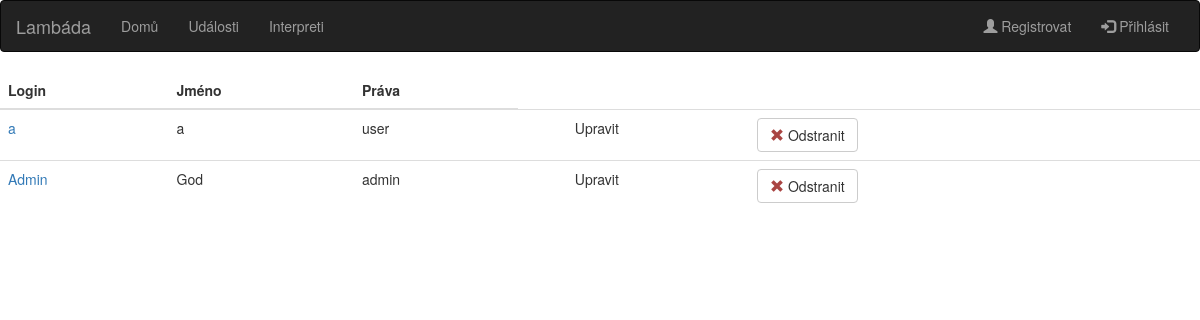
Before: /uzivatele.php with the older database file.
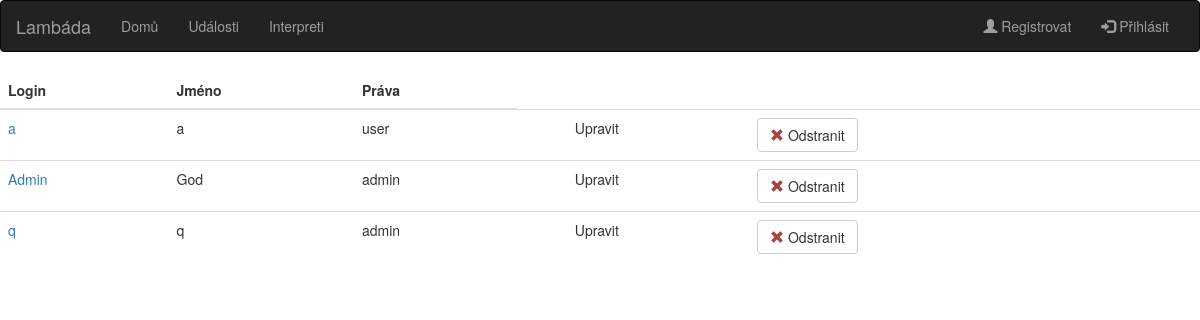
After: the same page with the newer database file.
### tables this page shows
CREATE TABLE uzivatel (
  login VARCHAR(30) NOT NULL,
  heslo VARCHAR(30) NOT NULL, 
  jmeno VARCHAR(50) NOT NULL,
  mesto VARCHAR(30),
  email VARCHAR(50) NOT NULL,
  tel_cislo VARCHAR(20),
  prava VARCHAR(10) DEFAULT 'user'
);

### uzivatele.php (the view, shortened to what this page needs)
<!DOCTYPE html>
<html>
	<head>
		<link rel="stylesheet" href="https://maxcdn.bootstrapcdn.com/bootstrap/3.3.7/css/bootstrap.min.css">
	</head>
	<body>
		<?php include 'database.php'; ?>
		<nav class="navbar navbar-inverse">
			<div class="container-fluid">
				<div class="navbar-header">
					<a class="navbar-brand" href="index.php">Lambáda</a>
				</div>
				<div class="collapse navbar-collapse" id="myNavbar">
					<ul class="nav navbar-nav">
						<li><a href="index.php">Domů</a></li>
						<li><a href="udalosti.php">Události</a></li>
						<li><a href="interpreti.php">Interpreti</a></li>
					</ul>
					<ul class="nav navbar-nav navbar-right <?php if (isset($_SESSION['uzivatel'])) echo hidden?>">
						<li><a href="registration.php"><span class="glyphicon glyphicon-user"></span> Registrovat</a></li>
						<li><a href="#" data-toggle="popover" title="Přihlášení" data-placement="bottom" data-html="true" data-content='<?=$loginForm?>'><span class="glyphicon glyphicon-log-in"></span> Přihlásit</a></li>
					</ul>
				</div>
			</div>
		</nav>
		<?php
			$sql = "SELECT * FROM uzivatel ORDER BY login";
			$result = $conn->query($sql);
			if ($result->num_rows > 0) {
				echo "<table class='table table-hover'>";
				echo "<thead><tr><th>Login</th><th>Jméno</th><th>Práva</th></tr></thead>";
				echo "<tbody>";
				while($row = $result->fetch_assoc()) {
				echo "<tr>";
				echo "<td><a href='profil.php?login=" . $row["login"] . "'>" . $row["login"] . "</a></td>";
				echo "<td>" . $row["jmeno"] . "</td>";
				echo "<td>" . $row["prava"] . "</td>";
				echo "<td>" . "" . "</td>";
				echo "<td>" . "Upravit" . "</td>";
				echo "<td><form action='' method='post'><button type='submit' name='remove' value='" . $row["login"] . "' class='btn btn-default'><span class='glyphicon glyphicon-remove text-danger'></span> Odstranit</button></form></td>";
				echo "<td>" . "" . "</td>";
				echo "<td>" . "" . "</td>";
				echo "</tr>";
				}
				echo "</tbody>";
				echo "</table>";
			}
		?>

### database.php (shortened to what this page needs)
<html>
	<head>
	</head>
	<body>
		<?php
			$loginFail = "false";
			if ($loginFail == "true"){
				$loginForm = '<div class="container">
							<form action='.$_SERVER["PHP_SELF"].' class="form-horizontal" method="post">
								<div class="form-group row">
									<label class="col-sm-2" for="username">Login:</label>
								</div>
								<div class="form-group row">
									<div class="col-sm-2">
										<input type="text" class="form-control" id="login" name="login" required>
									</div>
								</div>
								<div class="form-group row">
									<label class="col-sm-2" for="pwd">Heslo:</label>
								</div>
								<div class="form-group row">
									<div class="col-sm-2">
										<input type="password" class="form-control" id="pwdlogin" name="pwdlogin" required>
									</div>
								</div>
								<div class="form-grouop row">
									<div class="col-sm-10">
										<label class="text-danger" id="loginLabel">Špatné přihlašovací údaje!</label>
									</div>
								</div>
								<div class="form-group row">
									<div class="col-sm-10">
										<button type="submit" class="btn btn-default" name="loginBtn">Přihlásit</button>
									</div>
								</div>
							</form>
						</div>';
			} else {
				$loginForm = '<div class="container">
							<form action='.$_SERVER["PHP_SELF"].' class="form-horizontal" method="post">
								<div class="form-group row">
									<label class="col-sm-2" for="username">Login:</label>
								</div>
								<div class="form-group row">
									<div class="col-sm-2">
										<input type="text" class="form-control" id="login" name="login" required>
									</div>
								</div>
								<div class="form-group row">
									<label class="col-sm-2" for="pwd">Heslo:</label>
								</div>
								<div class="form-group row">
									<div class="col-sm-2">
										<input type="password" class="form-control" id="pwdlogin" name="pwdlogin" required>
									</div>
								</div>
								<div class="form-group row">
									<div class="col-sm-10">
										<button type="submit" class="btn btn-default" name="loginBtn">Přihlásit</button>
									</div>
								</div>
							</form>
						</div>';
			}
		?>
	</body>
</html>

Changed rows visible on the page:
added uzivatel: login "q", jmeno "q", prava "admin"
